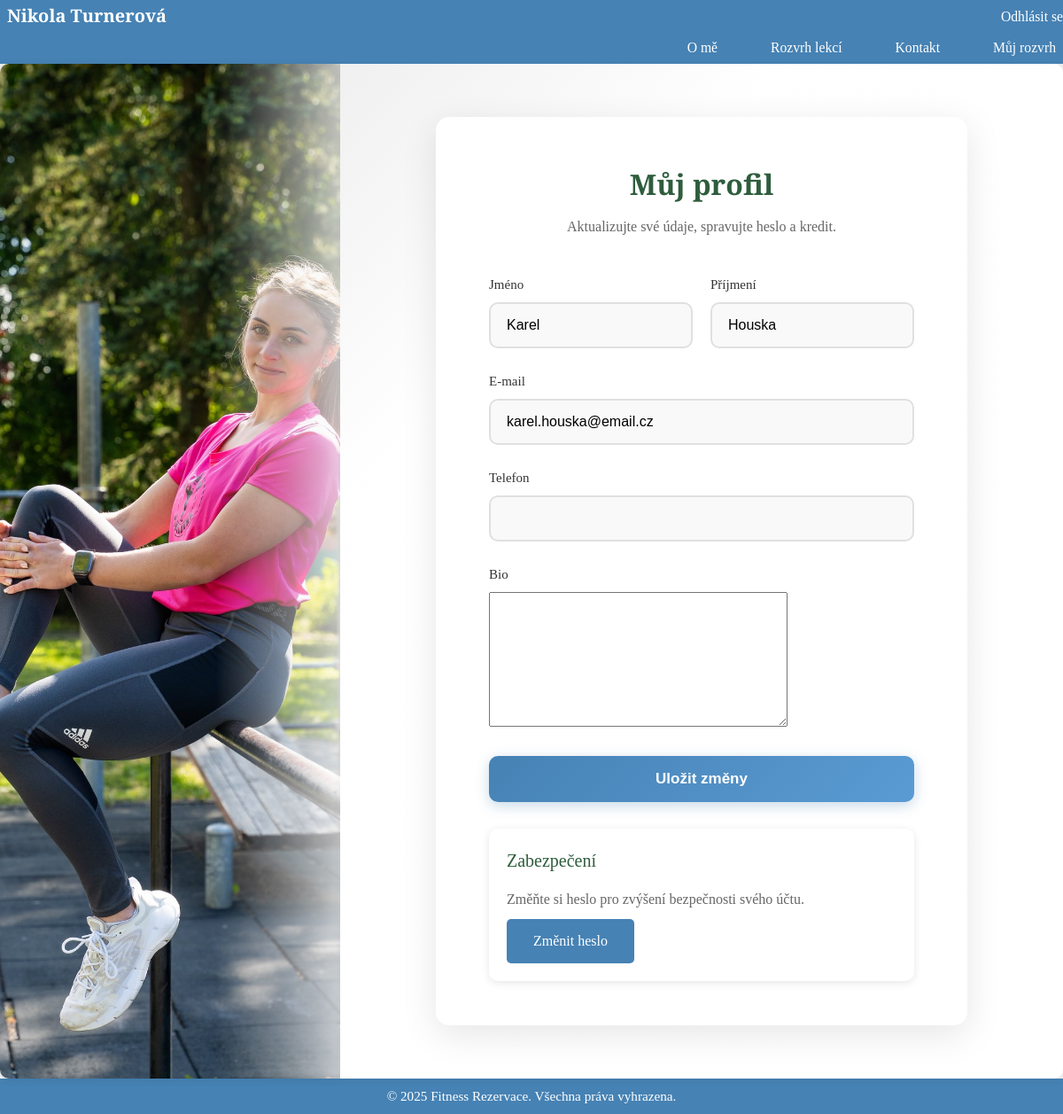
Screenshot of /accounts/profile/ (signed in) with the database file from the repository.
### accounts/models.py (models this page shows, shortened)
class User(AbstractUser):
    USER_TYPE_CHOICES = (
        ('instructor', 'Lektor'),
        ('client', 'Klient'),
    )
    user_type = models.CharField(max_length=10, default='client', choices=USER_TYPE_CHOICES)
    email = models.EmailField(unique=True, blank=False)  # Email jako jedinečný identifikátor
    credits = models.DecimalField(
        max_digits=10,
        decimal_places=2,
        default=0,
        validators=[MinValueValidator(0)]
    )
    phone = models.CharField(max_length=20, blank=True)
    bio = models.TextField(blank=True)
    @property
    def is_instructor(self) -> bool:
        return self.user_type == 'instructor'

### accounts/views.py (the view)
# urls.py: path('profile/', views.ProfileView.as_view(), name='profile'),
class ProfileView(LoginRequiredMixin, UpdateView):
	model = User
	fields = ['first_name', 'last_name', 'email', 'phone', 'bio']
	template_name = 'accounts/profile.html'
	success_url = reverse_lazy('accounts:profile')
	def get_object(self):
		return self.request.user
	def get_context_data(self, **kwargs):
		context = super().get_context_data(**kwargs)
		context['default_instructor'] = User.objects.filter(user_type='instructor').first()
		return context

### templates/accounts/profile.html (shortened to what this page needs)
{% extends 'base.html' %}
{% load static %}
{% block content %}
<div class="login-wrapper">
  <div class="login-container register-container">
    <div class="login-header">
      <h2>Můj profil</h2>
      <p>Aktualizujte své údaje, spravujte heslo a kredit.</p>
    </div>
    <form method="post" class="login-form">
      <div class="form-row">
        <div class="form-group">
          <label for="id_first_name">Jméno</label>
          {{ form.first_name }}
        </div>
        <div class="form-group">
          <label for="id_last_name">Příjmení</label>
          {{ form.last_name }}
        </div>
      </div>
      <div class="form-group">
        <label for="id_email">E‑mail</label>
        {{ form.email }}
      </div>
      <div class="form-group">
        <label for="id_phone">Telefon</label>
        {{ form.phone }}
      </div>
      <div class="form-group">
        <label for="id_bio">Bio</label>
        {{ form.bio }}
      </div>
      <button type="submit" class="btn-login">Uložit změny</button>
    </form>
    <div class="lesson-card" style="margin-top: 16px;">
      <div class="lesson-title">Zabezpečení</div>
      <p class="lesson-info">Změňte si heslo pro zvýšení bezpečnosti svého účtu.</p>
      <a class="btn" href="{% url 'accounts:password_change' %}">Změnit heslo</a>
    </div>
  </div>
</div>
{% endblock %}

### static/css/style.css (style rules this page uses)
* { margin: 0; padding: 0; box-sizing: border-box; }
:root { --header-h: 72px; --footer-h: 40px; }
html, body { height: 100%; margin: 0; }
body { font-family: 'Poppins', 'Cormorant Garamond', serif; color: #333; line-height: 1.6; min-height: 100vh; background-color: #f0f0f0; padding: 0; overflow: hidden; }
.btn { display: inline-block; padding: 12px 30px; background-color: #4682b4;; color: white; text-decoration: none; border-radius: 5px; font-weight: 500; transition: background-color 0.3s; }
.lesson-card { background: white; border-radius: 10px; padding: 20px; box-shadow: 0 2px 10px rgba(0,0,0,0.1); transition: transform 0.3s, box-shadow 0.3s; }
.lesson-title { font-size: 20px; color: #2e5d3d; margin-bottom: 15px; }
.lesson-info { margin-bottom: 10px; color: #666; }
.login-wrapper { display: flex; justify-content: center; align-items: center; min-height: 100%; padding: 40px 20px; }
.login-container { background: white; border-radius: 15px; box-shadow: 0 10px 40px rgba(0, 0, 0, 0.1); padding: 50px 60px; width: 100%; max-width: 500px; animation: fadeInUp 0.5s ease; }
.register-container { max-width: 600px; }
.form-row { display: grid; grid-template-columns: 1fr 1fr; gap: 20px; margin-bottom: 0; }
.form-row .form-group { margin-bottom: 25px; }
.login-header { text-align: center; margin-bottom: 40px; }
.login-header h2 { font-size: 32px; color: #2e5d3d; margin-bottom: 10px; font-weight: 600; }
.login-header p { color: #666; font-size: 16px; margin: 0; }
.login-form { margin-bottom: 30px; }
.form-group { margin-bottom: 25px; }
.form-group label { display: block; margin-bottom: 8px; color: #333; font-weight: 500; font-size: 15px; }
.form-group input[type="text"], .form-group input[type="password"], .form-group input[type="email"], .form-group select { width: 100%; padding: 15px 18px; border: 2px solid #e0e0e0; border-radius: 10px; font-size: 16px; transition: all 0.3s ease; background-color: #f9f9f9; }
.btn-login { width: 100%; padding: 16px; background: linear-gradient(135deg, #4682b4 0%, #5a9bd4 100%); color: white; border: none; border-radius: 10px; font-size: 17px; font-weight: 600; cursor: pointer; transition: all 0.3s ease; box-shadow: 0 4px 15px rgba(70, 130, 180, 0.3); }

### rows the page displays
User: first_name "Karel", last_name "Houska", email "karel.houska@email.cz"
